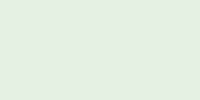
         <widget class="QWidget" name="horizontalWidget_14" native="true">
          <property name="sizePolicy">
           <sizepolicy hsizetype="Preferred" vsizetype="Maximum">
            <horstretch>0</horstretch>
            <verstretch>0</verstretch>
           </sizepolicy>
          </property>
          <property name="styleSheet">
           <string notr="true"/>
          </property>
          <layout class="QHBoxLayout" name="horizontalLayout_44" stretch="1,1,1,1,1">
           <property name="spacing">
            <number>0</number>
           </property>
           <property name="sizeConstraint">
            <enum>QLayout::SetDefaultConstraint</enum>
           </property>
           <property name="leftMargin">
            <number>0</number>
           </property>
           <property name="topMargin">
            <number>0</number>
           </property>
           <property name="rightMargin">
            <number>0</number>
           </property>
           <property name="bottomMargin">
            <number>0</number>
           </property>
           <item>
            <widget class="QPushButton" name="btn_fence_h10">
             <property name="sizePolicy">
              <sizepolicy hsizetype="Minimum" vsizetype="Minimum">
               <horstretch>0</horstretch>
               <verstretch>0</verstretch>
              </sizepolicy>
             </property>
             <property name="minimumSize">
              <size>
               <width>1</width>
               <height>1</height>
              </size>
             </property>
             <property name="maximumSize">
              <size>
               <width>16777215</width>
               <height>16777215</height>
              </size>
             </property>
             <property name="styleSheet">
              <string notr="true">border:0.5px solid rgba(255, 255, 255, 28);
background-color: rgba(0, 255, 0, 12);</string>
             </property>
             <property name="text">
              <string/>
             </property>
            </widget>
           </item>
           <item>
            <widget class="QPushButton" name="btn_fence_h11">
             <property name="enabled">
              <bool>true</bool>
             </property>
             <property name="sizePolicy">
              <sizepolicy hsizetype="Minimum" vsizetype="Minimum">
               <horstretch>0</horstretch>
               <verstretch>0</verstretch>
              </sizepolicy>
             </property>
             <property name="minimumSize">
              <size>
               <width>1</width>
               <height>1</height>
              </size>
             </property>
             <property name="maximumSize">
              <size>
               <width>16777215</width>
               <height>16777215</height>
              </size>
             </property>
             <property name="toolTipDuration">
              <number>-1</number>
             </property>
             <property name="styleSheet">
              <string notr="true">border:0.5px solid rgba(255, 255, 255, 28);
background-color: rgba(0, 255, 0, 12);</string>
             </property>
             <property name="text">
              <string/>
             </property>
            </widget>
           </item>
           <item>
            <widget class="QPushButton" name="btn_fence_h12">
             <property name="sizePolicy">
              <sizepolicy hsizetype="Minimum" vsizetype="Minimum">
               <horstretch>0</horstretch>
               <verstretch>0</verstretch>
              </sizepolicy>
             </property>
             <property name="minimumSize">
              <size>
               <width>1</width>
               <height>1</height>
              </size>
             </property>
             <property name="maximumSize">
              <size>
               <width>16777215</width>
               <height>16777215</height>
              </size>
             </property>
             <property name="styleSheet">
              <string notr="true">border:0.5px solid rgba(255, 255, 255, 28);
background-color: rgba(0, 255, 0, 12);</string>
             </property>
             <property name="text">
              <string/>
             </property>
            </widget>
           </item>
           <item>
            <widget class="QPushButton" name="btn_fence_h13">
             <property name="sizePolicy">
              <sizepolicy hsizetype="Minimum" vsizetype="Minimum">
               <horstretch>0</horstretch>
               <verstretch>0</verstretch>
              </sizepolicy>
             </property>
             <property name="minimumSize">
              <size>
               <width>1</width>
               <height>1</height>
              </size>
             </property>
             <property name="maximumSize">
              <size>
               <width>16777215</width>
               <height>16777215</height>
              </size>
             </property>
             <property name="styleSheet">
              <string notr="true">border:0.5px solid rgba(255, 255, 255, 28);
background-color: rgba(0, 255, 0, 12);</string>
             </property>
             <property name="text">
              <string/>
             </property>
            </widget>
           </item>
           <item>
            <widget class="QPushButton" name="btn_fence_h14">
             <property name="sizePolicy">
              <sizepolicy hsizetype="Minimum" vsizetype="Minimum">
               <horstretch>0</horstretch>
               <verstretch>0</verstretch>
              </sizepolicy>
             </property>
             <property name="minimumSize">
              <size>
               <width>1</width>
               <height>1</height>
              </size>
             </property>
             <property name="maximumSize">
              <size>
               <width>16777215</width>
               <height>16777215</height>
              </size>
             </property>
             <property name="styleSheet">
              <string notr="true">border:0.5px solid rgba(255, 255, 255, 28);
background-color: rgba(0, 255, 0, 12);</string>
             </property>
             <property name="text">
              <string/>
             </property>
            </widget>
           </item>
          </layout>
         </widget>
